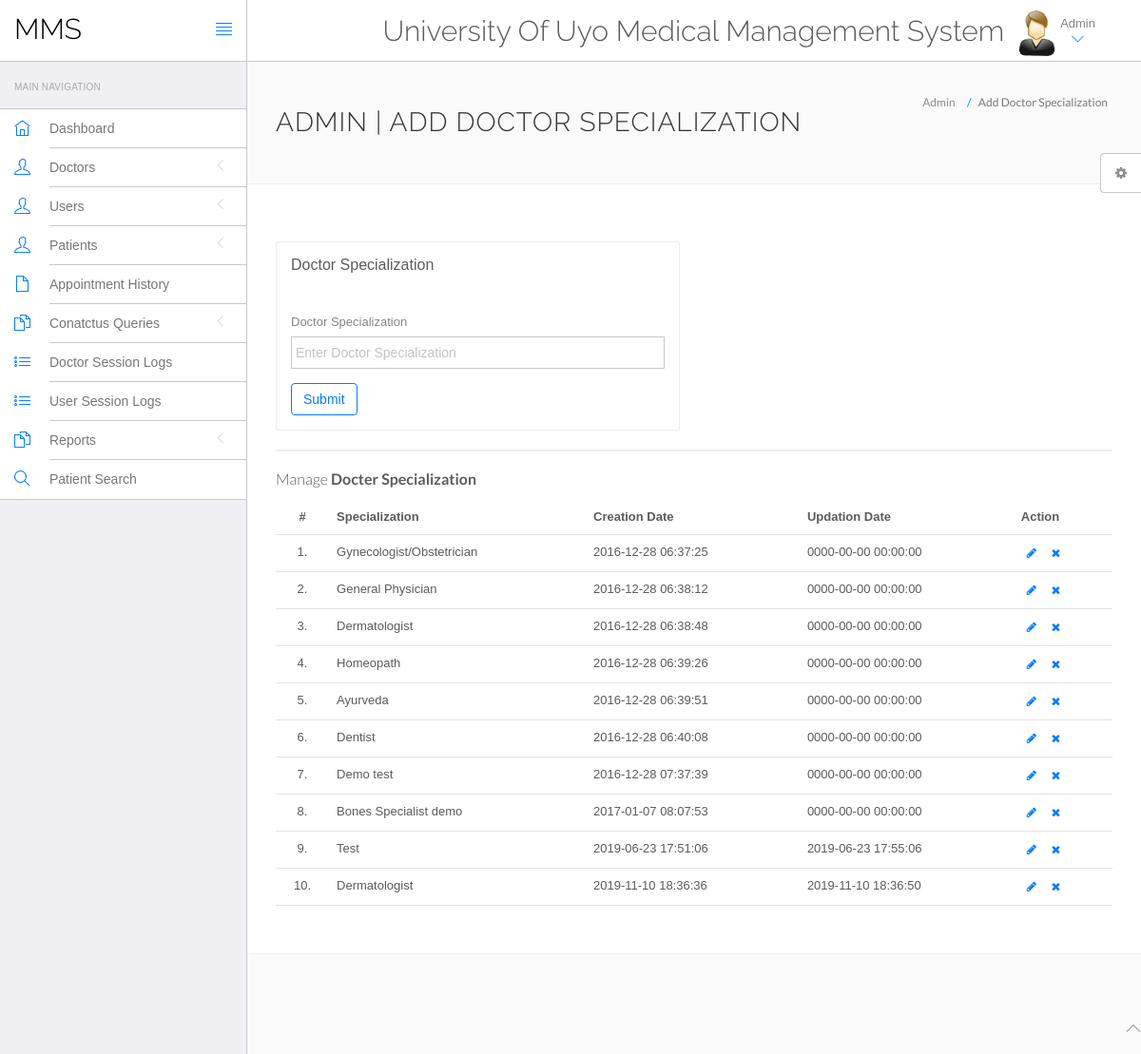
The app's page /hms/admin/doctor-specilization.php (signed in) with its own data.
### tables this page shows
CREATE TABLE `doctorspecilization` (
  `id` int(11) NOT NULL,
  `specilization` varchar(255) DEFAULT NULL,
  `creationDate` timestamp NULL DEFAULT current_timestamp(),
  `updationDate` timestamp NULL DEFAULT NULL ON UPDATE current_timestamp()
);

### hms/admin/doctor-specilization.php (the view, shortened to what this page needs)
<?php
include('include/config.php');
?>
<!DOCTYPE html>
<html lang="en">
	<head>
		<link rel="stylesheet" href="vendor/bootstrap/css/bootstrap.min.css">
		<link rel="stylesheet" href="vendor/fontawesome/css/font-awesome.min.css">
		<link rel="stylesheet" href="vendor/themify-icons/themify-icons.min.css">
		<link href="vendor/animate.css/animate.min.css" rel="stylesheet" media="screen">
		<link href="vendor/perfect-scrollbar/perfect-scrollbar.min.css" rel="stylesheet" media="screen">
		<link href="vendor/switchery/switchery.min.css" rel="stylesheet" media="screen">
		<link href="vendor/bootstrap-touchspin/jquery.bootstrap-touchspin.min.css" rel="stylesheet" media="screen">
		<link href="vendor/select2/select2.min.css" rel="stylesheet" media="screen">
		<link href="vendor/bootstrap-datepicker/bootstrap-datepicker3.standalone.min.css" rel="stylesheet" media="screen">
		<link href="vendor/bootstrap-timepicker/bootstrap-timepicker.min.css" rel="stylesheet" media="screen">
		<link rel="stylesheet" href="assets/css/styles.css">
		<link rel="stylesheet" href="assets/css/plugins.css">
		<link rel="stylesheet" href="assets/css/themes/theme-1.css" id="skin_color" />
	</head>
	<body>
		<div id="app">
<?php include('include/sidebar.php');?>
			<div class="app-content">
						<?php include('include/header.php');?>
				<div class="main-content" >
					<div class="wrap-content container" id="container">
						<section id="page-title">
							<div class="row">
								<div class="col-sm-8">
									<h1 class="mainTitle">Admin | Add Doctor Specialization</h1>
																	</div>
								<ol class="breadcrumb">
									<li>
										<span>Admin</span>
									</li>
									<li class="active">
										<span>Add Doctor Specialization</span>
									</li>
								</ol>
							</div>
						</section>
						<div class="container-fluid container-fullw bg-white">
							<div class="row">
								<div class="col-md-12">
									<div class="row margin-top-30">
										<div class="col-lg-6 col-md-12">
											<div class="panel panel-white">
												<div class="panel-heading">
													<h5 class="panel-title">Doctor Specialization</h5>
												</div>
												<div class="panel-body">
													<form role="form" name="dcotorspcl" method="post" >
														<div class="form-group">
															<label for="exampleInputEmail1">
																Doctor Specialization
															</label>
							<input type="text" name="doctorspecilization" class="form-control"  placeholder="Enter Doctor Specialization">
														</div>
														<button type="submit" name="submit" class="btn btn-o btn-primary">
															Submit
														</button>
													</form>
												</div>
											</div>
										</div>
											</div>
										</div>
									<div class="col-lg-12 col-md-12">
											<div class="panel panel-white">
											</div>
										</div>
									</div>
									<div class="row">
								<div class="col-md-12">
									<h5 class="over-title margin-bottom-15">Manage <span class="text-bold">Docter Specialization</span></h5>
									<table class="table table-hover" id="sample-table-1">
										<thead>
											<tr>
												<th class="center">#</th>
												<th>Specialization</th>
												<th class="hidden-xs">Creation Date</th>
												<th>Updation Date</th>
												<th>Action</th>
											</tr>
										</thead>
										<tbody>
<?php
$sql=mysqli_query($con,"select * from doctorSpecilization");
$cnt=1;
while($row=mysqli_fetch_array($sql))
{
?>
											<tr>
												<td class="center"><?php echo $cnt;?>.</td>
												<td class="hidden-xs"><?php echo $row['specilization'];?></td>
												<td><?php echo $row['creationDate'];?></td>
												<td><?php echo $row['updationDate'];?>
												</td>
												<td >
												<div class="visible-md visible-lg hidden-sm hidden-xs">
							<a href="edit-doctor-specialization.php?id=<?php echo $row['id'];?>" class="btn btn-transparent btn-xs" tooltip-placement="top" tooltip="Edit"><i class="fa fa-pencil"></i></a>
	<a href="doctor-specilization.php?id=<?php echo $row['id']?>&del=delete" onClick="return confirm('Are you sure you want to delete?')"class="btn btn-transparent btn-xs tooltips" tooltip-placement="top" tooltip="Remove"><i class="fa fa-times fa fa-white"></i></a>
												</div>
												</td>
											</tr>
											<?php
$cnt=$cnt+1;
											 }?>
										</tbody>
									</table>
								</div>
							</div>
								</div>
							</div>
						</div>
					</div>
				</div>
	<?php include('include/footer.php');?>
	<?php include('include/setting.php');?>
	</body>
</html>

### hms/admin/assets/css/themes/theme-1.css (style rules this page uses)
body { background: #FAFAFA; }

### records on screen
doctorspecilization: specilization "Gynecologist/Obstetrician", creationDate "2016-12-28 06:37:25", updationDate "0000-00-00 00:00:00"
doctorspecilization: specilization "General Physician", creationDate "2016-12-28 06:38:12", updationDate "0000-00-00 00:00:00"
doctorspecilization: specilization "Dermatologist", creationDate "2016-12-28 06:38:48", updationDate "0000-00-00 00:00:00"
doctorspecilization: specilization "Homeopath", creationDate "2016-12-28 06:39:26", updationDate "0000-00-00 00:00:00"
doctorspecilization: specilization "Ayurveda", creationDate "2016-12-28 06:39:51", updationDate "0000-00-00 00:00:00"
doctorspecilization: specilization "Dentist", creationDate "2016-12-28 06:40:08", updationDate "0000-00-00 00:00:00"
doctorspecilization: specilization "Demo test", creationDate "2016-12-28 07:37:39", updationDate "0000-00-00 00:00:00"
doctorspecilization: specilization "Bones Specialist demo", creationDate "2017-01-07 08:07:53", updationDate "0000-00-00 00:00:00"
doctorspecilization: specilization "Test", creationDate "2019-06-23 17:51:06", updationDate "2019-06-23 17:55:06"
doctorspecilization: specilization "Dermatologist", creationDate "2019-11-10 18:36:36", updationDate "2019-11-10 18:36:50"
